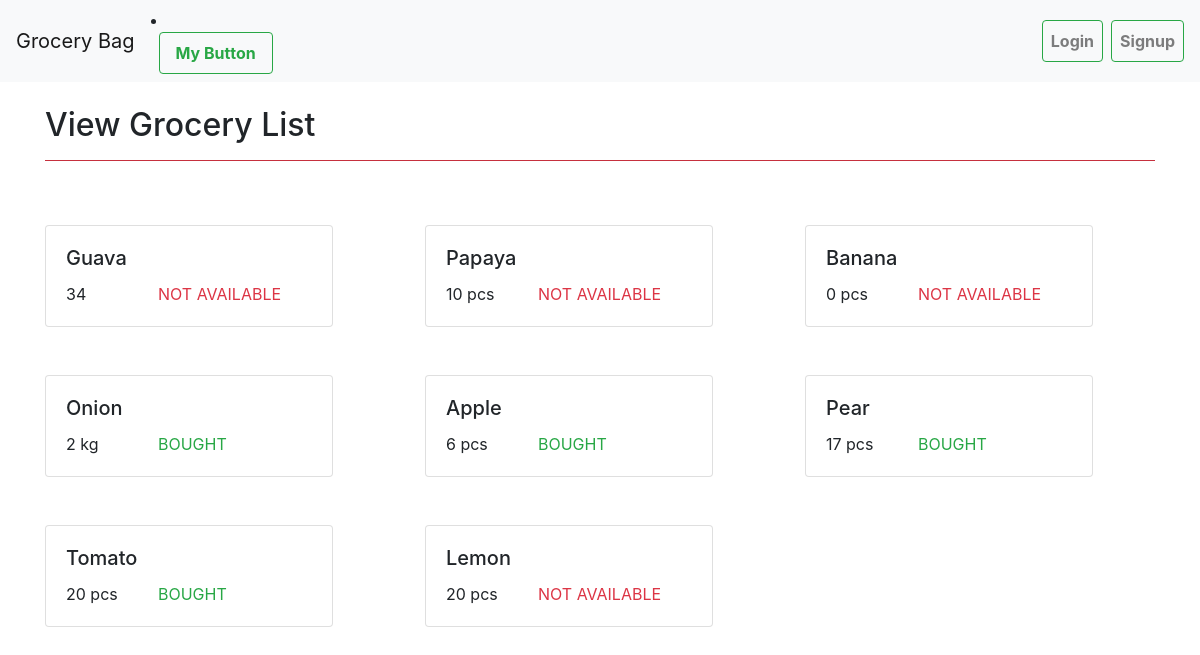
The page / on the database its author committed.
### store/models.py (models this page shows, shortened)
class Item(models.Model):
    status_choices = (
        ('BOUGHT',"BOUGHT"),
        ('NOT AVAILABLE','NOT AVAILABLE'),
        ('PENDING','PENDING'),
    )
    user = models.ForeignKey(User, on_delete = models.CASCADE, null=True, blank=True)
    name = models.CharField(max_length=25)
    quantity = models.CharField(max_length=10)
    status = models.CharField(choices = status_choices, max_length =15)
    date = models.DateField(default='YYYY-MM-DD')

### store/views.py (the view)
# urls.py: 2. Add a URL to urlpatterns:  path('', views.home, name='home')
def home(request):
    data = Item.objects.all()
    user = request.user
    context = {'data':data,'user':user}
    return render(request, 'store/home.html', context)

### store/templates/store/home.html (shortened to what this page needs)
{% extends 'store/base.html' %}
{% block content %}
<div class="container my-4">
  <div>
    <h2>View Grocery List</h2>
    <hr class="bg-danger">
  </div>
  <div class="row">
    {% for item in data %}
    <div class="col-md-4 mt-5">
      <div class="card" style="width: 18rem;">
        <div class="card-body">
          <h5 class="card-title">{{item.name}}</h5>
          <div class="row">
            <div class="col-4 mr-auto">{{item.quantity}}</div>
            <div class="col-8">
              {% if item.status == 'NOT AVAILABLE' %}
              <span class="card-text text-justify text-danger">{{item.status}}</span>
              {% elif item.status == 'BOUGHT' %}
              <span class="card-text text-justify text-success">{{item.status}}</span>
              {% else %}
              <span class="card-text text-justify text-primary">{{item.status}}</span>
              {% endif %}
            </div>
          </div>
        </div>
      </div>
    </div>
    {% endfor %}
  </div>
</div>
{% endblock content %}

### store/templates/store/base.html (shortened to what this page needs)
<!doctype html>
<html lang="en">
<head>
    <link rel="stylesheet" href="https://maxcdn.bootstrapcdn.com/bootstrap/4.0.0/css/bootstrap.min.css"
>
</head>
<body>
    <nav class="navbar navbar-expand-lg navbar-light bg-light">
        <a class="navbar-brand" href="/">Grocery Bag</a>
         <li class="nav-item">
                    <button class="nav-link btn btn-outline-success ml-2" onclick = "alert(document.title);" href=""><b>My Button</b></button>
        </li>
        <div class="collapse navbar-collapse" id="navbarSupportedContent">
            <ul class="navbar-nav ml-auto">
                {% if request.user.is_authenticated %}
                <form class="form-inline my-2 my-lg-0" action="/search">
                    <input name="si" class="form-control mr-sm-2" type="search"
                        aria-label="Search" placeholder={% if si %}"{{si}}"{% else %}"YYYY-MM-DD"{% endif %}>
                    <button class="btn btn-outline-success my-2 my-sm-0" type="submit">Search</button>
                </form>
                <li class="nav-item">
                    <a class="nav-link btn btn-outline-success ml-2" href="/createitem"><b>Add Item</b></a>
                </li>
                <li class="nav-item">
                    <a class="nav-link btn btn-outline-success ml-2" href="/youritem"><b>Your Item</b></a>
                </li>
                <li class="nav-item">
                    <a class="nav-link btn btn-outline-success ml-2" href=""><b>Hi {{request.user}}!</b></a>
                </li>
                <li class="nav-item ">
                    <a class="nav-link btn btn-outline-success ml-2" href="/logout"><b>Logout</b></a>
                </li>
                {% else %}
                <li class="nav-item">
                    <a class="nav-link btn btn-outline-success ml-2" href="/login"><b>Login</b></a>
                </li>
                <li class="nav-item">
                    <a class="nav-link btn btn-outline-success ml-2" href="/signup"><b>Signup</b></a>
                </li>
                {% endif %}
            </ul>
        </div>
    </nav>
    {% block content %}
    {% endblock content %}
</body>
</html>

### rows shown on the page
Item: name "Guava", quantity "34", status "NOT AVAILABLE"
Item: name "Papaya", quantity "10 pcs", status "NOT AVAILABLE"
Item: name "Banana", quantity "0 pcs", status "NOT AVAILABLE"
Item: name "Onion", quantity "2 kg", status "BOUGHT"
Item: name "Apple", quantity "6 pcs", status "BOUGHT"
Item: name "Pear", quantity "17 pcs", status "BOUGHT"
Item: name "Tomato", quantity "20 pcs", status "BOUGHT"
Item: name "Lemon", quantity "20 pcs", status "NOT AVAILABLE"
